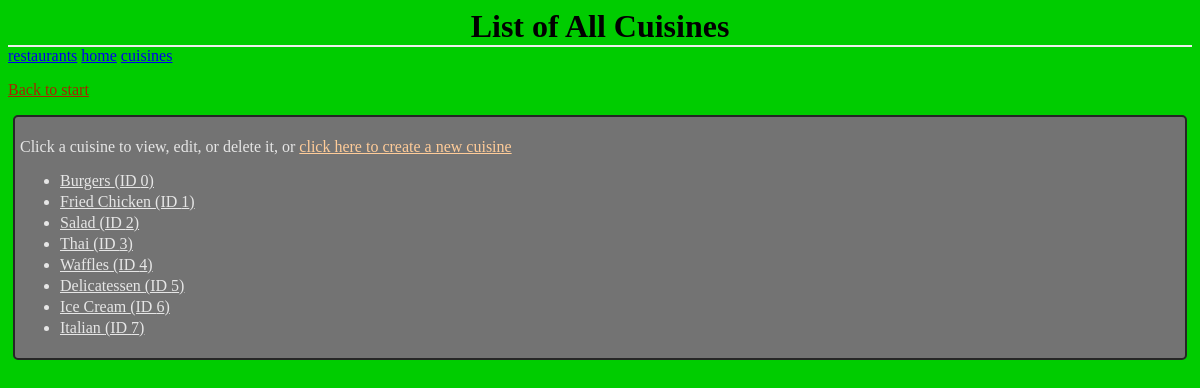
The page /cuisines/ on the database as committed earlier.
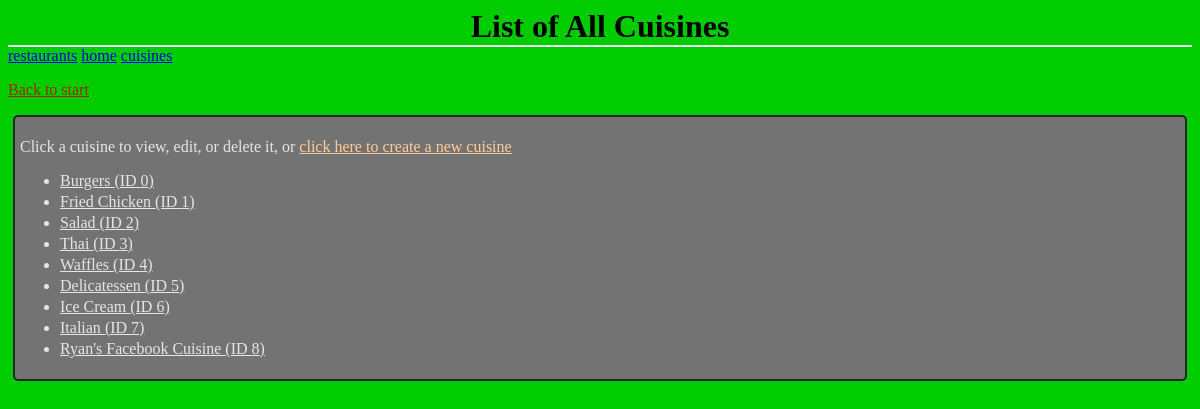
The same page on the database as committed later.
### database_setup.py (models this page shows, shortened)
class Cuisine(Base):
	__tablename__ = 'cuisine'
	id = Column(Integer, primary_key=True)
	name = Column(String(80), nullable=False, unique=True)

### project.py (the view)
@app.route('/cuisines/')
def cuisines():
        cuisines = RestaurantManager.getCuisines()
        return render_template("Cuisines.html",
                               cuisines=cuisines)

### RestaurantManager.py (called while the page is built)
def getRestaurantDBSession():
    engine = create_engine('sqlite:///restaurants.db')
    Base.metadata.bind = engine
    DBSession = sessionmaker(bind=engine)
    session = DBSession()
    return session

def getCuisines(onlyPopular=False):
    session = getRestaurantDBSession()
    if onlyPopular:
        numPerCuisine = session.query(Restaurant.foodType,
                        func.count(Restaurant.foodType).label('No')).\
                        group_by(Restaurant.foodType).all()
        cuisines = []
        for cuisine in numPerCuisine:
            if cuisine.No > 3:
                cuisines.append(cuisine)
    else:
        cuisines  = session.query(Cuisine).order_by(Cuisine.id).all()
    session.close()
    return cuisines

### templates/Cuisines.html (shortened to what this page needs)
<html>
<head>
	<link rel=stylesheet type=text/css href="{{url_for('static',
											           filename='Cuisines.css')}}">
</head>
<body>
	<h1 class='header'>
		List of All Cuisines
	</h1>
	<div class='homeLinks'>
		<a href="{{url_for('restaurants')}}">restaurants</a>
		<a href="{{url_for('restaurantManagerIndex')}}">home</a>
		<a href="{{url_for('cuisines')}}">cuisines</a>
	</div>
	<p>
		<a class='backLink' href="{{url_for('restaurantManagerIndex')}}">
			Back to start
		</a>
	</p>
	<div class='list'>
	<p>
		Click a cuisine to view, edit, or delete it, or
		<a class='actionLink' href="{{url_for('addCuisine')}}">
			click here to create a new cuisine
		</a>
	</p>
	<ul>
	{% for c in cuisines %}
	{% if c.id != -1: %}
		<li>
			<a class='forwardLink' href="{{url_for('cuisine',
							 	cuisine_id=c.id)}}">
				{{c.name}} (ID {{c.id}})
			</a>
		</li>
	{% endif %}
	{% endfor %}
	</ul>
	</div>
</body>
</html>

Rows that differ between the two databases and show on the page:
added Cuisine: name "Ryan's Facebook Cuisine", id "8"
